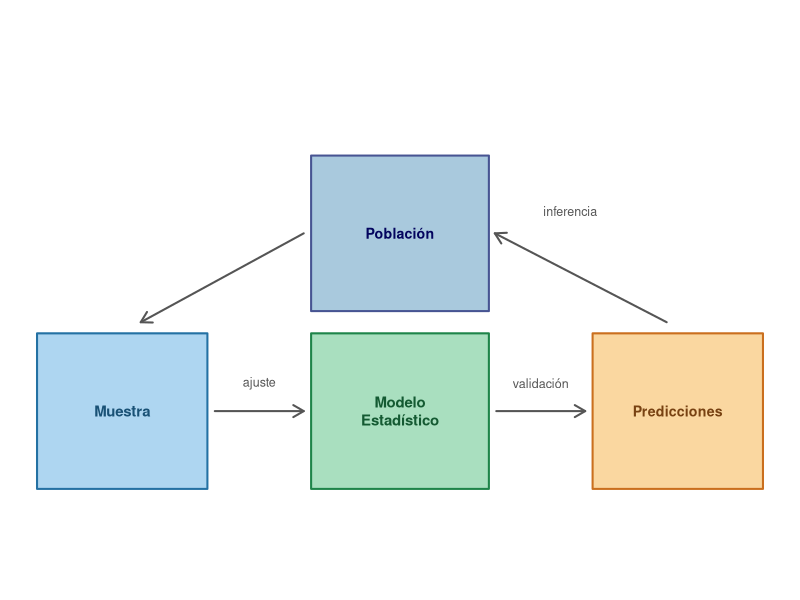
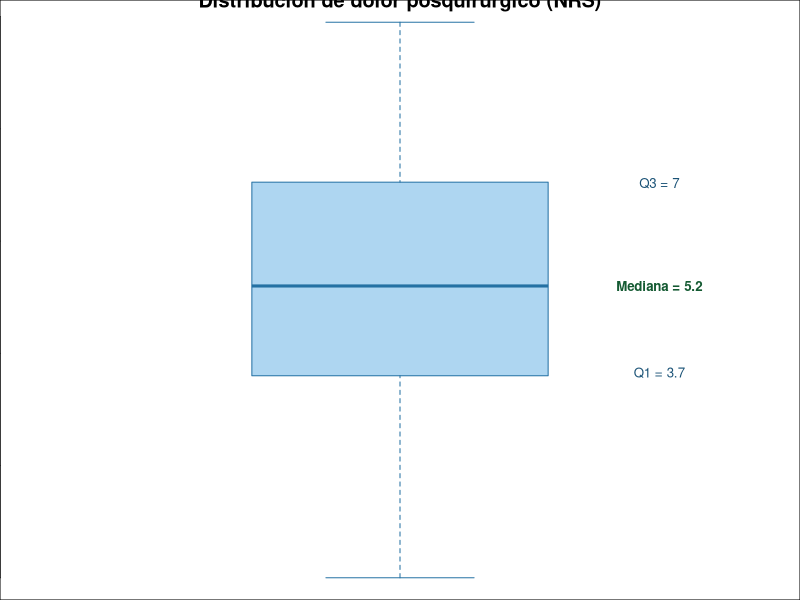
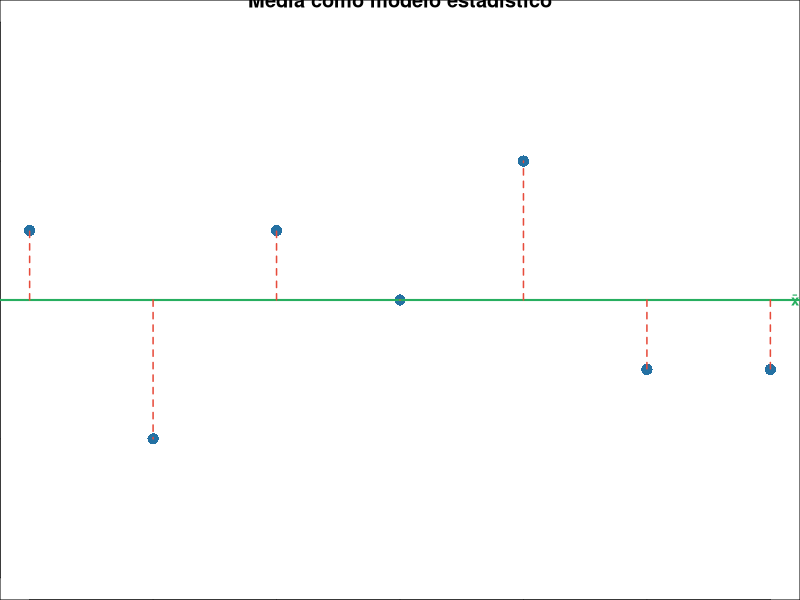
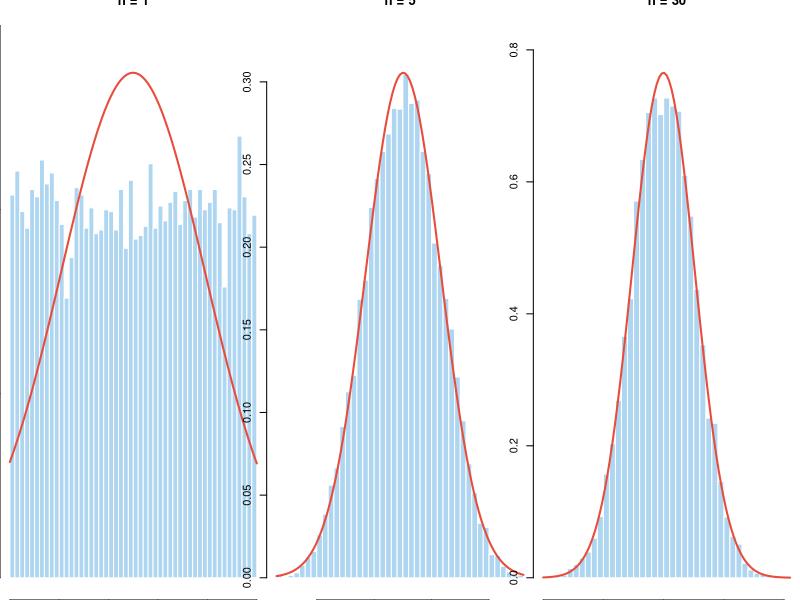
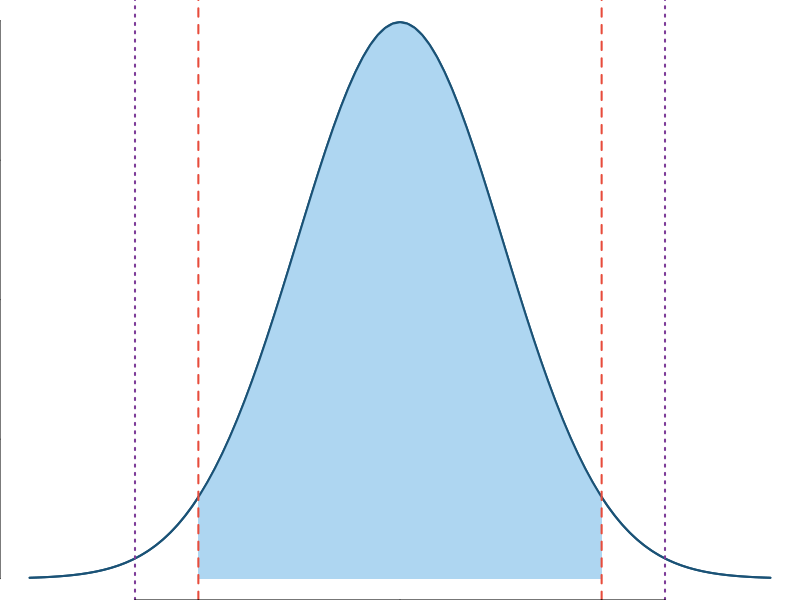
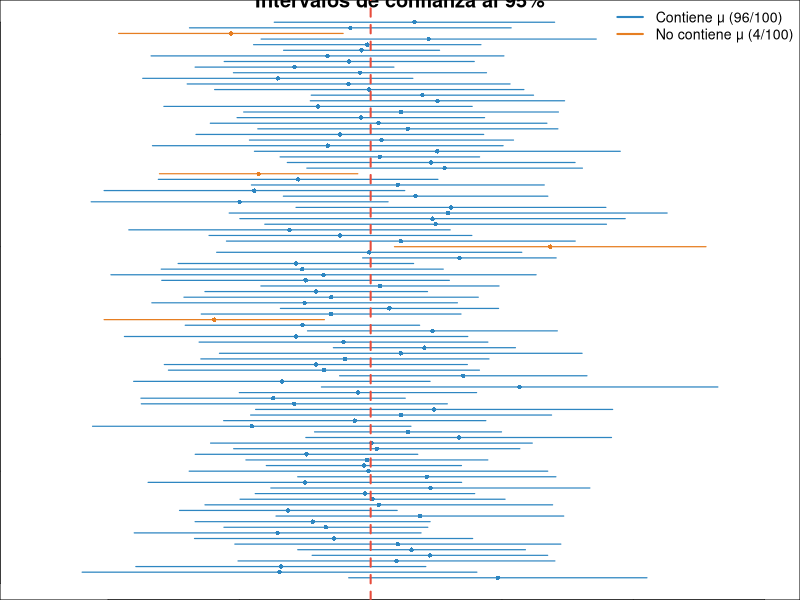
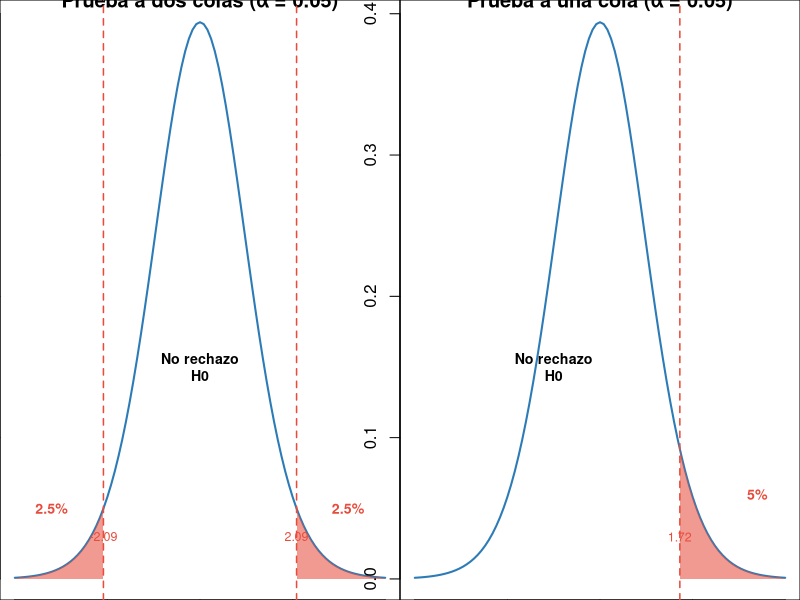
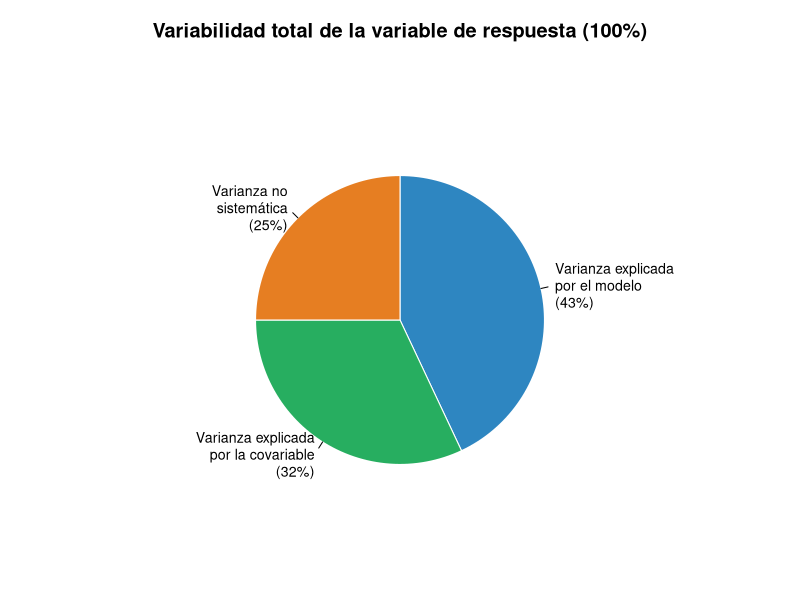

Source code (R) for these figures, in order:
## -----------------------------------------------------------------------------
#| label: fig-modelo-estadistico
#| fig-cap: "Esquema general del proceso de modelado estadístico. Los datos recolectados del mundo real se utilizan para ajustar un modelo que permite realizar predicciones e inferencias hacia la población."
#| fig-width: 8
#| fig-height: 3

par(mar = c(0, 0, 0, 0))
plot(0, 0, type = "n", xlim = c(0, 10), ylim = c(0, 5),
     xaxt = "n", yaxt = "n", bty = "n", xlab = "", ylab = "")

# Cajas
rect(0.1, 0.8, 2.4, 2.2, col = "#AED6F1", border = "#2471A3", lwd = 2)
rect(3.8, 0.8, 6.2, 2.2, col = "#A9DFBF", border = "#1E8449", lwd = 2)
rect(7.6, 0.8, 9.9, 2.2, col = "#FAD7A0", border = "#CA6F1E", lwd = 2)
rect(3.8, 2.4, 6.2, 3.8, col = "#a9c9dd", border = "#475492", lwd = 2)

text(1.25, 1.5, "Muestra", cex = 0.9, font = 2, col = "#1A5276")
text(5.0,  1.5, "Modelo\nEstadístico",  cex = 0.9, font = 2, col = "#145A32")
text(8.75, 1.5, "Predicciones", cex = 0.85, font = 2, col = "#784212")
text(5, 3.1, "Población", cex = 0.85, font = 2, col = "#03045e")

# Flechas
arrows(2.5, 1.5, 3.7, 1.5, lwd = 2, col = "#555555", length = 0.12)
arrows(6.3, 1.5, 7.5, 1.5, lwd = 2, col = "#555555", length = 0.12)
arrows(3.7, 3.1, 1.5, 2.3, lwd = 2, col = "#555555", length = 0.12)
arrows(8.6, 2.3, 6.28, 3.1, lwd = 2, col = "#555555", length = 0.12)
text(3.1, 1.75, "ajuste", cex = 0.75, col = "#555555")
text(6.9, 1.75, "validación", cex = 0.75, col = "#555555")
text(7.3, 3.3, "inferencia", cex = 0.75, col = "#555555")


## -----------------------------------------------------------------------------
#| label: fig-mediana-cuartiles
#| echo: false
#| fig-cap: "Medidas de tendencia central y dispersión. La línea central de la caja representa la mediana (Q2); los bordes de la caja representan el primer (Q1) y tercer cuartil (Q3). Los bigotes se extienden hasta 1.5 veces el IQR. Los puntos fuera de los bigotes son valores atípicos (outliers)."
#| fig-width: 6
#| fig-height: 4

set.seed(42)
# Datos simulados de escala NRS (0-10) en 60 pacientes
vas <- round(c(rnorm(50, mean = 4.5, sd = 1.8), runif(10, 8, 10)), 1)
vas <- pmax(pmin(vas, 10), 0)

boxplot(vas,
        ylab = "Puntuación NRS (0–10)",
        main = "Distribución de dolor posquirúrgico (NRS)",
        col  = "#AED6F1",
        border = "#2471A3",
        notch  = FALSE,
        horizontal = FALSE)

# Líneas de cuartiles y etiquetas
q <- quantile(vas)
text(1.35, q[2], paste0("Q1 = ", round(q[2], 1)), cex = 0.8, col = "#1A5276")
text(1.35, q[3], paste0("Mediana = ", round(q[3], 1)), cex = 0.8, col = "#145A32", font = 2)
text(1.35, q[4], paste0("Q3 = ", round(q[4], 1)), cex = 0.8, col = "#1A5276")


## -----------------------------------------------------------------------------
#| label: fig-media-errores
#| echo: false
#| fig-cap: "Media aritmética como modelo estadístico. La línea verde representa la media del grupo (4 puntos NRS). Las líneas punteadas rojas indican la desviación de cada observación respecto a la media — lo que se denomina 'error del modelo'."
#| fig-width: 6
#| fig-height: 4

vas7 <- c(5, 2, 5, 4, 6, 3, 3)
media <- mean(vas7)

plot(1:7, vas7,
     pch  = 16,
     col  = "#2471A3",
     cex  = 1.5,
     xlab = "Sujeto",
     ylab = "Puntuación NRS",
     main = "Media como modelo estadístico",
     ylim = c(0, 8),
     xaxt = "n")
axis(1, at = 1:7, labels = paste0("S", 1:7))

abline(h = media, col = "#27AE60", lwd = 2, lty = 1)
text(7.3, media, paste0("x̄ = ", media), col = "#27AE60", font = 2, cex = 0.9)

for (i in 1:7) {
  segments(i, media, i, vas7[i], col = "#E74C3C", lty = 2, lwd = 1.5)
}


## -----------------------------------------------------------------------------
#| label: calculo-ss
# Cálculo manual de SS, varianza y desviación estándar
vas7     <- c(5, 2, 5, 4, 6, 3, 3)
media    <- mean(vas7)
errores  <- vas7 - media
SS       <- sum(errores^2)
varianza <- SS / (length(vas7) - 1)
DE       <- sqrt(varianza)

cat("Media:", media, "\n")
cat("Errores:", errores, "\n")
cat("SS (suma de cuadrados):", SS, "\n")
cat("Varianza:", varianza, "\n")
cat("Desviación estándar:", round(DE, 4), "\n")


## -----------------------------------------------------------------------------
#| label: fig-tlc
#| echo: false
#| fig-cap: "Ilustración del Teorema del Límite Central. Se simulan 10,000 muestras de una distribución uniforme (no normal). A medida que el tamaño de muestra (n) aumenta de 1 a 30, la distribución de las medias muestrales se aproxima a la distribución normal."
#| fig-width: 9
#| fig-height: 3.4

set.seed(42)
par(mfrow = c(1, 3))

for (n in c(1, 5, 30)) {
  medias <- replicate(10000, mean(runif(n, 0, 10)))
  # Calcular el máximo entre la densidad del histograma y el pico de la curva
  h         <- hist(medias, breaks = 40, plot = FALSE)
  pico_norm <- dnorm(mean(medias), mean = mean(medias), sd = sd(medias))
  y_max     <- max(h$density, pico_norm) * 1.1
  hist(medias,
       breaks = 40,
       main   = paste0("n = ", n),
       xlab   = "Media muestral",
       col    = "#AED6F1",
       border = "white",
       freq   = FALSE,
       ylim   = c(0, y_max))
  curve(dnorm(x, mean = mean(medias), sd = sd(medias)),
        add = TRUE, col = "#E74C3C", lwd = 2)
}
par(mfrow = c(1, 1))


## -----------------------------------------------------------------------------
#| label: z-critico
qnorm(0.975)   # nivel de confianza del 95 %
qnorm(0.995)   # nivel de confianza del 99 %


## -----------------------------------------------------------------------------
#| label: fig-z-normal
#| fig-cap: "Distribución normal estándar y valores críticos (z) de los niveles de confianza más usados. El área azul corresponde al 95 % central de los datos, comprendido entre z = ±1.96 (líneas rojas). Las líneas moradas marcan z = ±2.576, que delimitan el 99 %. Las colas no sombreadas contienen el 5 % y el 1 % restante, respectivamente."
#| fig-width: 8
#| fig-height: 4.5
#| echo: false

z95 <- qnorm(0.975)   # 1.96
z99 <- qnorm(0.995)   # 2.576

curve(dnorm(x), from = -3.6, to = 3.6, n = 400,
      xlab = "z (desviaciones estándar respecto a la media)",
      ylab = "Densidad", lwd = 2, col = "#1A5276",
      xaxt = "n", bty = "n")

# Sombrear el 95 % central
xx <- seq(-z95, z95, length.out = 200)
polygon(c(-z95, xx, z95), c(0, dnorm(xx), 0),
        col = "#AED6F1", border = NA)
curve(dnorm(x), from = -3.6, to = 3.6, add = TRUE, lwd = 2, col = "#1A5276")

# Valores críticos
abline(v = c(-z95, z95), col = "#E74C3C", lwd = 2, lty = 2)
abline(v = c(-z99, z99), col = "#7D3C98", lwd = 2, lty = 3)

# Eje x con los valores relevantes
axis(1, at = c(-z99, -z95, 0, z95, z99),
     labels = c("-2.576", "-1.96", "0", "1.96", "2.576"), cex.axis = 0.8)
       


## -----------------------------------------------------------------------------
#| label: fig-ic
#| echo: false
#| fig-cap: "Intervalos de confianza al 95% de 100 muestras simuladas (n=15 cada una). La línea roja punteada representa la media poblacional verdadera (μ=70). Las barras en azul contienen al verdadero valor poblacional; las barras en naranja no lo contienen — lo cual ocurre aproximadamente el 5% de las veces."
#| fig-width: 8
#| fig-height: 9

set.seed(42)
mu    <- 70   # media poblacional verdadera
sigma <- 10   # desviación estándar poblacional
n     <- 15   # tamaño de cada muestra
nsim  <- 100  # número de muestras

resultados <- data.frame(
  muestra = 1:nsim,
  media   = numeric(nsim),
  li      = numeric(nsim),
  ls      = numeric(nsim)
)

for (i in 1:nsim) {
  muestra_i <- rnorm(n, mean = mu, sd = sigma)
  se_i      <- sd(muestra_i) / sqrt(n)
  t_crit    <- qt(0.975, df = n - 1)
  resultados$media[i] <- mean(muestra_i)
  resultados$li[i]    <- mean(muestra_i) - t_crit * se_i
  resultados$ls[i]    <- mean(muestra_i) + t_crit * se_i
}

contiene <- resultados$li <= mu & resultados$ls >= mu
colores  <- ifelse(contiene, "#2E86C1", "#E67E22")

plot(resultados$media, 1:nsim,
     xlim = c(min(resultados$li) - 2, max(resultados$ls) + 2),
     pch  = 16, col = colores, cex = 0.6,
     xlab = "Valor de la variable de respuesta", ylab = "Número de Muestra",
     main = "Intervalos de confianza al 95%")

for (i in 1:nsim) {
  segments(resultados$li[i], i, resultados$ls[i], i,
           col = colores[i], lwd = 1.2)
}
abline(v = mu, col = "#E74C3C", lty = 2, lwd = 2)
legend("topright",
       legend = c(paste0("Contiene μ (", sum(contiene), "/", nsim, ")"),
                  paste0("No contiene μ (", sum(!contiene), "/", nsim, ")")),
       col = c("#2E86C1", "#E67E22"),
       lty = 1, lwd = 2, bty = "n", cex = 0.85)


## -----------------------------------------------------------------------------
#| label: fig-colas-distribucion
#| echo: false
#| fig-cap: "Regiones de rechazo en la distribución t con 20 grados de libertad. A la izquierda, prueba a dos colas: la región de rechazo (α = 0.05) se divide igualmente en 2.5% en cada cola. A la derecha, prueba a una cola: toda la región de rechazo (5%) se concentra en un solo extremo. La selección a una cola vuelve la prueba más estricta para detectar diferencias en una dirección específica."
#| fig-width: 9
#| fig-height: 4

par(mfrow = c(1, 2))
df_val <- 20
t_crit2 <- qt(0.975, df = df_val)
t_crit1 <- qt(0.95,  df = df_val)

# --- Dos colas ---
curve(dt(x, df = df_val), from = -4, to = 4,
      lwd = 2, col = "#2C7BB6",
      main = "Prueba a dos colas (α = 0.05)",
      xlab = "Estadístico t", ylab = "Densidad")
x_r <- seq(t_crit2, 4, length = 200)
x_l <- seq(-4, -t_crit2, length = 200)
polygon(c(x_r, rev(x_r)), c(dt(x_r, df_val), rep(0, 200)),
        col = "#E74C3C90", border = NA)
polygon(c(x_l, rev(x_l)), c(dt(x_l, df_val), rep(0, 200)),
        col = "#E74C3C90", border = NA)
abline(v = c(-t_crit2, t_crit2), lty = 2, col = "#E74C3C", lwd = 1.5)
text(c(-t_crit2, t_crit2), 0.03,
     c(paste0("-", round(t_crit2, 2)), round(t_crit2, 2)),
     col = "#E74C3C", cex = 0.75)
text(0, 0.15, "No rechazo\nH0", cex = 0.85, font = 2)
text(c(-3.2, 3.2), 0.05, "2.5%", col = "#E74C3C", cex = 0.85, font = 2)

# --- Una cola ---
curve(dt(x, df = df_val), from = -4, to = 4,
      lwd = 2, col = "#2C7BB6",
      main = "Prueba a una cola (α = 0.05)",
      xlab = "Estadístico t", ylab = "Densidad")
x_r1 <- seq(t_crit1, 4, length = 200)
polygon(c(x_r1, rev(x_r1)), c(dt(x_r1, df_val), rep(0, 200)),
        col = "#E74C3C90", border = NA)
abline(v = t_crit1, lty = 2, col = "#E74C3C", lwd = 1.5)
text(t_crit1, 0.03, round(t_crit1, 2), col = "#E74C3C", cex = 0.75)
text(-1, 0.15, "No rechazo\nH0", cex = 0.85, font = 2)
text(3.4, 0.06, "5%", col = "#E74C3C", cex = 0.85, font = 2)

par(mfrow = c(1, 1))


## -----------------------------------------------------------------------------
#| label: fig-fuentes-variabilidad
#| fig-cap: "Descomposición de la variabilidad total de la variable de respuesta. El círculo completo representa el 100 % de la varianza, repartida por área en: la varianza explicada por el modelo (variable explicativa de interés, 43 %), la varianza explicada por una covariable (32 %) y la varianza no sistemática o error aleatorio (25 %)."
#| fig-width: 7.5
#| fig-height: 5.5
#| echo: false

par(mar = c(1, 2, 3, 2))

valores   <- c(43, 32, 25)
colores   <- c("#2E86C1", "#27AE60", "#E67E22")
etiquetas <- c("Varianza explicada\npor el modelo\n(43%)",
               "Varianza explicada\npor la covariable\n(32%)",
               "Varianza no\nsistemática\n(25%)")

pie(valores,
    labels    = etiquetas,
    col       = colores,
    border    = "white",
    clockwise = TRUE,
    radius    = 0.6,
    cex       = 0.85,
    main      = "Variabilidad total de la variable de respuesta (100%)")


## -----------------------------------------------------------------------------
#| label: fig-clasificacion-variables
#| fig-cap: "Clasificación de variables de acuerdo con su nivel de información. La línea representa el gradiente de información desde variables nominales (menor información) hasta variables de razón (mayor información). La escala de medición determina qué pruebas estadísticas son apropiadas para cada tipo de variable."
#| fig-width: 8
#| fig-height: 3.5
#| echo: false

par(mar = c(3, 1, 2, 1))
plot(0, 0, type = "n", xlim = c(0, 10), ylim = c(0, 3),
     xaxt = "n", yaxt = "n", bty = "n", xlab = "", ylab = "",
     main = "Niveles de medición de las variables")

# Flecha de gradiente
rect(0.5, 1.3, 9.5, 1.7, col = "#D5D8DC", border = NA)
for (i in 0:200) {
  x_start <- 0.5 + i * (9.0 / 200)
  x_end   <- x_start + 9.0 / 200
  col_i   <- colorRampPalette(c("#AED6F1", "#1A5276"))(201)[i + 1]
  rect(x_start, 1.3, x_end, 1.7, col = col_i, border = NA)
}
arrows(0.4, 1.5, 9.8, 1.5, length = 0.12, lwd = 2, col = "#1A5276")

# Etiquetas
niveles <- c("Nominal", "Ordinal", "Intervalo", "Razón")
pos_x   <- c(1.5, 3.5, 6.0, 8.5)
for (i in seq_along(niveles)) {
  text(pos_x[i], 2.2, niveles[i], font = 2, cex = 0.85, col = "#1A5276")
  segments(pos_x[i], 2.0, pos_x[i], 1.7, col = "#1A5276", lwd = 1.5)
}

# Ejemplos
ejemplos <- c("Raza,\ngrupo\nsanguíneo", "Estadio\ntumoral,\nEVA", "Escala\nLikert,\nn° dientes", "Peso,\ntalla,\ntiempo")
for (i in seq_along(ejemplos)) {
  text(pos_x[i], 0.75, ejemplos[i], cex = 0.7, col = "#555555", font = 3)
  segments(pos_x[i], 1.3, pos_x[i], 1.0, col = "#555555", lwd = 1, lty = 2)
}

text(0.5, 0.3, "Menor\ninformación", cex = 0.7, col = "#888888", adj = 0)
text(9.5, 0.3, "Mayor\ninformación →", cex = 0.7, col = "#888888", adj = 1)


## -----------------------------------------------------------------------------
#| label: fig-or-rr
#| echo: false
#| fig-cap: "Relación entre el Odds Ratio (OR) y el Riesgo Relativo (RR) según la prevalencia del evento en el grupo de referencia. Cuando la prevalencia es baja (<10%), OR y RR son numéricamente similares. A mayor prevalencia, el OR sobreestima la magnitud de la asociación respecto al RR."
#| fig-width: 7
#| fig-height: 4

# Simulación OR vs RR según prevalencia
prevalencia <- seq(0.01, 0.50, by = 0.01)
OR_true     <- 3   # OR verdadero fijo

# RR aproximado a partir del OR y la prevalencia de referencia
# Fórmula: RR = OR / (1 - P0 + P0 * OR)
RR_aprox    <- OR_true / (1 - prevalencia + prevalencia * OR_true)

plot(prevalencia * 100, RR_aprox,
     type = "l", lwd = 2, col = "#2E86C1",
     xlab = "Prevalencia en grupo control (%)",
     ylab = "Riesgo Relativo (RR) estimado",
     main = "OR = 3.0: RR estimado según prevalencia de referencia",
     ylim = c(1, 4))
abline(h = OR_true, lty = 2, col = "#E74C3C", lwd = 1.5)
abline(v = 10, lty = 3, col = "#888888")
legend("topright",
       legend = c("RR estimado", paste0("OR verdadero = ", OR_true),
                  "Prevalencia = 10%"),
       col = c("#2E86C1", "#E74C3C", "#888888"),
       lty = c(1, 2, 3), lwd = c(2, 1.5, 1), bty = "n", cex = 0.85)
